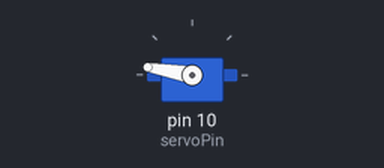
This sketch was run on a simulated Arduino Uno, built with avr-gcc and run on an emulated ATmega328P. On the bench: servo.

Above: at 2.3 s.
Timing chart, 0 to 3.8 s (numbered marks = the images above):
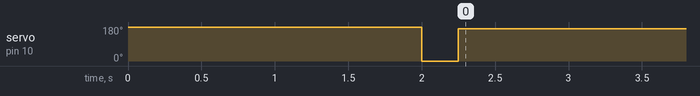

The sketch:

Servo.ino
```cpp
#include <Servo.h>

Servo servo;
int servoPin = 10;

void setup()
{
  servo.attach(servoPin);
  servo.write(180);
  delay(2000);
  servo.write(0);
  delay(250);
  servo.write(170);
}

void loop()
{
  //  servo.write(0);
  //  delay(200);
  //  servo.write(170);
  //  delay(2000);
}
```
